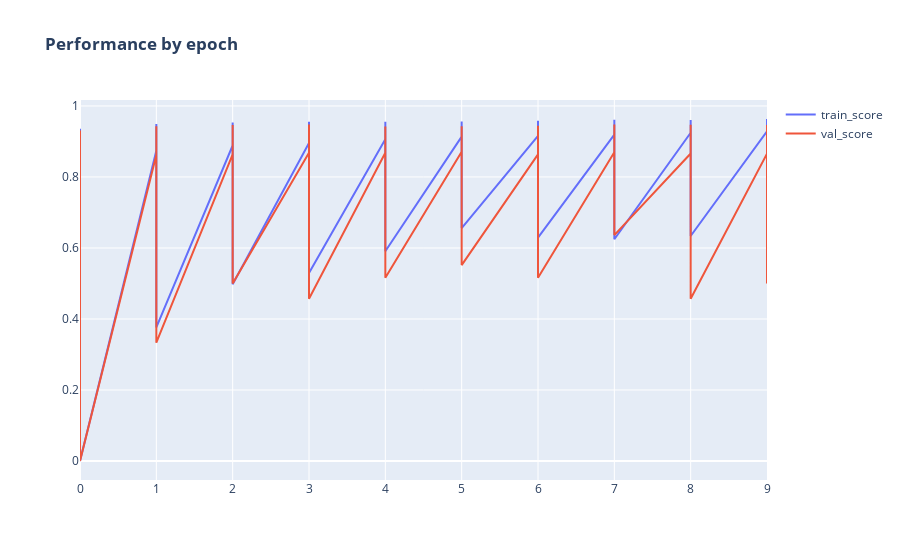

The notebook cell saved with this chart:
### Code cell
data=[]
for score in ["train_score", "val_score"]:
    
    trace=go.Scatter(
                x=df_scores.epoch,
                y=df_scores[score],
                mode='lines',
                marker=dict(
                size=5
                ),
            name=score,

            )
    data.append(trace)
    
figure=go.Figure(
    data=data,
    layout=go.Layout(
        title=f"<b>Performance by epoch",
    
    ))
iplot(figure)

### Figure 1 — Plotly figure (JSON) as saved in the notebook; plotly's stock layout.template omitted (floating-point values rounded to 4 significant figures)
{"data": [{"marker": {"size": 5}, "mode": "lines", "name": "train_score", "type": "scatter", "x": [0, 0, 0, 0, 1, 1, 1, 1, 2, 2, 2, 2, 3, 3, 3, 3, 4, 4, 4, 4, 5, 5, 5, 5, 6, 6, 6, 6, 7, 7, 7, 7, 8, 8, 8, 8, 9, 9, 9, 9], "y": [0.8587, 0.9357, 0.875, 0, 0.874, 0.9491, 0.8889, 0.3763, 0.8886, 0.9534, 0.8992, 0.4979, 0.8957, 0.9555, 0.9091, 0.5298, 0.9061, 0.9557, 0.9124, 0.5906, 0.9135, 0.9561, 0.9243, 0.6561, 0.9159, 0.9582, 0.9296, 0.6294, 0.9194, 0.9614, 0.934, 0.6244, 0.9246, 0.9603, 0.9388, 0.6337, 0.9284, 0.9632, 0.9401, 0.5966]}, {"marker": {"size": 5}, "mode": "lines", "name": "val_score", "type": "scatter", "x": [0, 0, 0, 0, 1, 1, 1, 1, 2, 2, 2, 2, 3, 3, 3, 3, 4, 4, 4, 4, 5, 5, 5, 5, 6, 6, 6, 6, 7, 7, 7, 7, 8, 8, 8, 8, 9, 9, 9, 9], "y": [0.8494, 0.9306, 0.8666, 0, 0.8622, 0.9425, 0.8687, 0.3333, 0.8637, 0.9461, 0.8693, 0.5, 0.8682, 0.9475, 0.8781, 0.4571, 0.8684, 0.9423, 0.8847, 0.5161, 0.871, 0.9426, 0.88, 0.5517, 0.8637, 0.944, 0.8793, 0.5161, 0.8695, 0.948, 0.8772, 0.6364, 0.866, 0.9472, 0.8835, 0.4571, 0.8656, 0.9467, 0.884, 0.5]}], "layout": {"title": {"text": "<b>Performance by epoch"}}}
